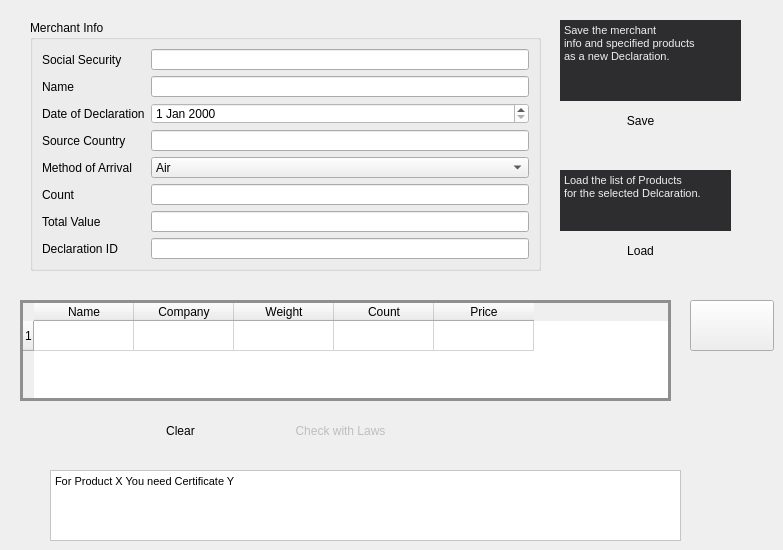
    <widget class="QWidget" name="tab">
     <attribute name="title">
      <string>Declaration</string>
     </attribute>
     <widget class="QGroupBox" name="groupBox">
      <property name="geometry">
       <rect>
        <x>30</x>
        <y>20</y>
        <width>511</width>
        <height>251</height>
       </rect>
      </property>
      <property name="styleSheet">
       <string notr="true"/>
      </property>
      <property name="title">
       <string>Merchant Info</string>
      </property>
      <layout class="QFormLayout" name="formLayout_2">
       <property name="fieldGrowthPolicy">
        <enum>QFormLayout::AllNonFixedFieldsGrow</enum>
       </property>
       <item row="0" column="0">
        <widget class="QLabel" name="label">
         <property name="styleSheet">
          <string notr="true">background-color: rgba(0, 255, 127, 0);</string>
         </property>
         <property name="text">
          <string>Social Security </string>
         </property>
        </widget>
       </item>
       <item row="0" column="1">
        <widget class="QLineEdit" name="lineEdit">
         <property name="styleSheet">
          <string notr="true"/>
         </property>
        </widget>
       </item>
       <item row="1" column="0">
        <widget class="QLabel" name="label_2">
         <property name="styleSheet">
          <string notr="true">background-color: rgba(0, 255, 127, 0);</string>
         </property>
         <property name="text">
          <string>Name</string>
         </property>
        </widget>
       </item>
       <item row="1" column="1">
        <widget class="QLineEdit" name="lineEdit_2">
         <property name="styleSheet">
          <string notr="true"/>
         </property>
        </widget>
       </item>
       <item row="2" column="0">
        <widget class="QLabel" name="label_3">
         <property name="styleSheet">
          <string notr="true">background-color: rgba(0, 255, 127, 0);</string>
         </property>
         <property name="text">
          <string>Date of Declaration</string>
         </property>
        </widget>
       </item>
       <item row="2" column="1">
        <widget class="QDateEdit" name="dateEdit">
         <property name="styleSheet">
          <string notr="true">background-color: rgb(255, 255, 255);
color: rgb(0, 0, 0);</string>
         </property>
        </widget>
       </item>
       <item row="3" column="0">
        <widget class="QLabel" name="label_5">
         <property name="styleSheet">
          <string notr="true">background-color: rgba(0, 255, 127, 0);</string>
         </property>
         <property name="text">
          <string>Source Country</string>
         </property>
        </widget>
       </item>
       <item row="3" column="1">
        <widget class="QLineEdit" name="lineEdit_5">
         <property name="styleSheet">
          <string notr="true"/>
         </property>
        </widget>
       </item>
       <item row="4" column="0">
        <widget class="QLabel" name="label_6">
         <property name="styleSheet">
          <string notr="true">background-color: rgba(0, 255, 127, 0);</string>
         </property>
         <property name="text">
          <string>Method of Arrival</string>
         </property>
        </widget>
       </item>
       <item row="4" column="1">
        <widget class="QComboBox" name="comboBox">
         <property name="styleSheet">
          <string notr="true"/>
         </property>
         <item>
          <property name="text">
           <string>Air</string>
          </property>
         </item>
         <item>
          <property name="text">
           <string>Sea</string>
          </property>
         </item>
         <item>
          <property name="text">
           <string>Land</string>
          </property>
         </item>
        </widget>
       </item>
       <item row="5" column="0">
        <widget class="QLabel" name="label_40">
         <property name="text">
          <string>Count</string>
         </property>
        </widget>
       </item>
       <item row="5" column="1">
        <widget class="QLineEdit" name="lineEdit_11"/>
       </item>
       <item row="6" column="0">
        <widget class="QLabel" name="label_4">
         <property name="text">
          <string>Total Value</string>
         </property>
        </widget>
       </item>
       <item row="6" column="1">
        <widget class="QLineEdit" name="lineEdit_4">
         <property name="readOnly">
          <bool>true</bool>
         </property>
        </widget>
       </item>
       <item row="7" column="0">
        <widget class="QLabel" name="label_41">
         <property name="text">
          <string>Declaration ID</string>
         </property>
        </widget>
       </item>
       <item row="7" column="1">
        <layout class="QHBoxLayout" name="horizontalLayout">
         <item>
          <widget class="QLineEdit" name="lineEdit_12"/>
         </item>
        </layout>
       </item>
      </layout>
     </widget>
     <widget class="QPushButton" name="pushButton">
      <property name="enabled">
       <bool>false</bool>
      </property>
      <property name="geometry">
       <rect>
        <x>280</x>
        <y>410</y>
        <width>121</width>
        <height>41</height>
       </rect>
      </property>
      <property name="styleSheet">
       <string notr="true">border-radius : 16px;</string>
      </property>
      <property name="text">
       <string>Check with Laws</string>
      </property>
     </widget>
     <widget class="QTextEdit" name="textEdit">
      <property name="geometry">
       <rect>
        <x>50</x>
        <y>470</y>
        <width>631</width>
        <height>71</height>
       </rect>
      </property>
      <property name="styleSheet">
       <string notr="true">background-color: rgb(255, 255, 255);
color: rgb(0, 0, 0);</string>
      </property>
      <property name="readOnly">
       <bool>true</bool>
      </property>
      <property name="html">
       <string>&lt;!DOCTYPE HTML PUBLIC &quot;-//W3C//DTD HTML 4.0//EN&quot; &quot;http://www.w3.org/TR/REC-html40/strict.dtd&quot;&gt;
&lt;html&gt;&lt;head&gt;&lt;meta name=&quot;qrichtext&quot; content=&quot;1&quot; /&gt;&lt;style type=&quot;text/css&quot;&gt;
p, li { white-space: pre-wrap; }
&lt;/style&gt;&lt;/head&gt;&lt;body style=&quot; font-family:'Segoe UI'; font-size:8pt; font-weight:400; font-style:normal;&quot;&gt;
&lt;p style=&quot; margin-top:0px; margin-bottom:0px; margin-left:0px; margin-right:0px; -qt-block-indent:0; text-indent:0px;&quot;&gt;For Product X You need Certificate Y&lt;/p&gt;&lt;/body&gt;&lt;/html&gt;</string>
      </property>
     </widget>
     <widget class="QTableWidget" name="tableWidget_2">
      <property name="geometry">
       <rect>
        <x>20</x>
        <y>300</y>
        <width>651</width>
        <height>101</height>
       </rect>
      </property>
      <property name="styleSheet">
       <string notr="true">QHeaderView::section{
    background-color: qlineargradient(x1: 0, y1: 0, x2: 0, y2: 1,
                                      stop: 0 #f6f7fa, stop: 1 #dadbde);
    color: rgb(0, 0, 0);
}

QTableView{
	background-color: rgb(255, 255, 255);
	color: rgb(0, 0, 0);
    border: 3px solid #8f8f91;
	selection-background-color: qlineargradient(spread:reflect, x1:0, y1:0, x2:1, y2:0, stop:0.0677966 rgba(11, 180, 26, 255), stop:0.79096 rgba(193, 193, 193, 255));
}

QTableView QTableCornerButton::section {
    background-color: qlineargradient(x1: 0, y1: 0, x2: 0, y2: 1,
                                      stop: 0 #f6f7fa, stop: 1 #dadbde);
    border: 2px ;
}


</string>
      </property>
      <property name="cornerButtonEnabled">
       <bool>false</bool>
      </property>
      <row>
       <property name="text">
        <string>1</string>
       </property>
      </row>
      <column>
       <property name="text">
        <string>Name</string>
       </property>
      </column>
      <column>
       <property name="text">
        <string>Company</string>
       </property>
      </column>
      <column>
       <property name="text">
        <string>Weight</string>
       </property>
      </column>
      <column>
       <property name="text">
        <string>Count</string>
       </property>
      </column>
      <column>
       <property name="text">
        <string>Price</string>
       </property>
      </column>
     </widget>
     <widget class="QPushButton" name="pushButton_20">
      <property name="geometry">
       <rect>
        <x>580</x>
        <y>100</y>
        <width>121</width>
        <height>41</height>
       </rect>
      </property>
      <property name="styleSheet">
       <string notr="true">border-radius : 16px;</string>
      </property>
      <property name="text">
       <string>Save</string>
      </property>
     </widget>
     <widget class="QPushButton" name="pushButton_21">
      <property name="geometry">
       <rect>
        <x>580</x>
        <y>230</y>
        <width>121</width>
        <height>41</height>
       </rect>
      </property>
      <property name="styleSheet">
       <string notr="true">border-radius : 16px;</string>
      </property>
      <property name="text">
       <string>Load</string>
      </property>
     </widget>
     <widget class="QPushButton" name="pushButton_22">
      <property name="geometry">
       <rect>
        <x>690</x>
        <y>300</y>
        <width>84</width>
        <height>51</height>
       </rect>
      </property>
      <property name="minimumSize">
       <size>
        <width>84</width>
        <height>0</height>
       </size>
      </property>
      <property name="styleSheet">
       <string notr="true">image: url(:/prototype/Resources/add.png);</string>
      </property>
      <property name="text">
       <string/>
      </property>
     </widget>
     <widget class="QTextEdit" name="textEdit_5">
      <property name="geometry">
       <rect>
        <x>560</x>
        <y>20</y>
        <width>181</width>
        <height>81</height>
       </rect>
      </property>
      <property name="styleSheet">
       <string notr="true">	background-color: rgb(45, 45, 48);
	color: rgb(239, 239, 239);
</string>
      </property>
      <property name="frameShape">
       <enum>QFrame::NoFrame</enum>
      </property>
      <property name="html">
       <string>&lt;!DOCTYPE HTML PUBLIC &quot;-//W3C//DTD HTML 4.0//EN&quot; &quot;http://www.w3.org/TR/REC-html40/strict.dtd&quot;&gt;
&lt;html&gt;&lt;head&gt;&lt;meta name=&quot;qrichtext&quot; content=&quot;1&quot; /&gt;&lt;style type=&quot;text/css&quot;&gt;
p, li { white-space: pre-wrap; }
&lt;/style&gt;&lt;/head&gt;&lt;body style=&quot; font-family:'Segoe UI'; font-size:8pt; font-weight:400; font-style:normal;&quot;&gt;
&lt;p style=&quot; margin-top:0px; margin-bottom:0px; margin-left:0px; margin-right:0px; -qt-block-indent:0; text-indent:0px;&quot;&gt;Save the merchant&lt;/p&gt;
&lt;p style=&quot; margin-top:0px; margin-bottom:0px; margin-left:0px; margin-right:0px; -qt-block-indent:0; text-indent:0px;&quot;&gt;info and specified products&lt;/p&gt;
&lt;p style=&quot; margin-top:0px; margin-bottom:0px; margin-left:0px; margin-right:0px; -qt-block-indent:0; text-indent:0px;&quot;&gt;as a new Declaration.&lt;/p&gt;
&lt;p style=&quot;-qt-paragraph-type:empty; margin-top:0px; margin-bottom:0px; margin-left:0px; margin-right:0px; -qt-block-indent:0; text-indent:0px;&quot;&gt;&lt;br /&gt;&lt;/p&gt;&lt;/body&gt;&lt;/html&gt;</string>
      </property>
     </widget>
     <widget class="QTextEdit" name="textEdit_6">
      <property name="geometry">
       <rect>
        <x>560</x>
        <y>170</y>
        <width>171</width>
        <height>61</height>
       </rect>
      </property>
      <property name="styleSheet">
       <string notr="true">	background-color: rgb(45, 45, 48);
	color: rgb(239, 239, 239);
</string>
      </property>
      <property name="frameShape">
       <enum>QFrame::NoFrame</enum>
      </property>
      <property name="html">
       <string>&lt;!DOCTYPE HTML PUBLIC &quot;-//W3C//DTD HTML 4.0//EN&quot; &quot;http://www.w3.org/TR/REC-html40/strict.dtd&quot;&gt;
&lt;html&gt;&lt;head&gt;&lt;meta name=&quot;qrichtext&quot; content=&quot;1&quot; /&gt;&lt;style type=&quot;text/css&quot;&gt;
p, li { white-space: pre-wrap; }
&lt;/style&gt;&lt;/head&gt;&lt;body style=&quot; font-family:'Segoe UI'; font-size:8pt; font-weight:400; font-style:normal;&quot;&gt;
&lt;p style=&quot; margin-top:0px; margin-bottom:0px; margin-left:0px; margin-right:0px; -qt-block-indent:0; text-indent:0px;&quot;&gt;Load the list of Products &lt;/p&gt;
&lt;p style=&quot; margin-top:0px; margin-bottom:0px; margin-left:0px; margin-right:0px; -qt-block-indent:0; text-indent:0px;&quot;&gt;for the selected Delcaration.&lt;/p&gt;&lt;/body&gt;&lt;/html&gt;</string>
      </property>
     </widget>
     <widget class="QPushButton" name="pushButton_11">
      <property name="enabled">
       <bool>true</bool>
      </property>
      <property name="geometry">
       <rect>
        <x>120</x>
        <y>410</y>
        <width>121</width>
        <height>41</height>
       </rect>
      </property>
      <property name="styleSheet">
       <string notr="true">border-radius : 16px;</string>
      </property>
      <property name="text">
       <string>Clear</string>
      </property>
     </widget>
    </widget>
